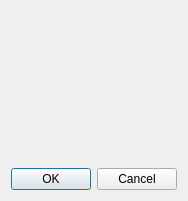
<?xml version="1.0" encoding="UTF-8"?>
<ui version="4.0">
 <class>Dialog_Edge_Properties</class>
 <widget class="QDialog" name="Dialog_Edge_Properties">
  <property name="geometry">
   <rect>
    <x>0</x>
    <y>0</y>
    <width>184</width>
    <height>201</height>
   </rect>
  </property>
  <property name="windowTitle">
   <string>Edge Properties</string>
  </property>
  <property name="windowIcon">
   <iconset theme="edge-crossing"/>
  </property>
  <layout class="QVBoxLayout" name="verticalLayout">
   <item>
    <widget class="Crossing_Style_Widget" name="crossing_style_widget" native="true"/>
   </item>
   <item>
    <widget class="QDialogButtonBox" name="buttonBox">
     <property name="orientation">
      <enum>Qt::Horizontal</enum>
     </property>
     <property name="standardButtons">
      <set>QDialogButtonBox::Cancel|QDialogButtonBox::Ok</set>
     </property>
    </widget>
   </item>
  </layout>
 </widget>
 <customwidgets>
  <customwidget>
   <class>Crossing_Style_Widget</class>
   <extends>QWidget</extends>
   <header>crossing_style_widget.hpp</header>
   <container>1</container>
  </customwidget>
 </customwidgets>
 <resources/>
 <connections>
  <connection>
   <sender>buttonBox</sender>
   <signal>accepted()</signal>
   <receiver>Dialog_Edge_Properties</receiver>
   <slot>accept()</slot>
   <hints>
    <hint type="sourcelabel">
     <x>248</x>
     <y>254</y>
    </hint>
    <hint type="destinationlabel">
     <x>157</x>
     <y>274</y>
    </hint>
   </hints>
  </connection>
  <connection>
   <sender>buttonBox</sender>
   <signal>rejected()</signal>
   <receiver>Dialog_Edge_Properties</receiver>
   <slot>reject()</slot>
   <hints>
    <hint type="sourcelabel">
     <x>316</x>
     <y>260</y>
    </hint>
    <hint type="destinationlabel">
     <x>286</x>
     <y>274</y>
    </hint>
   </hints>
  </connection>
 </connections>
</ui>
